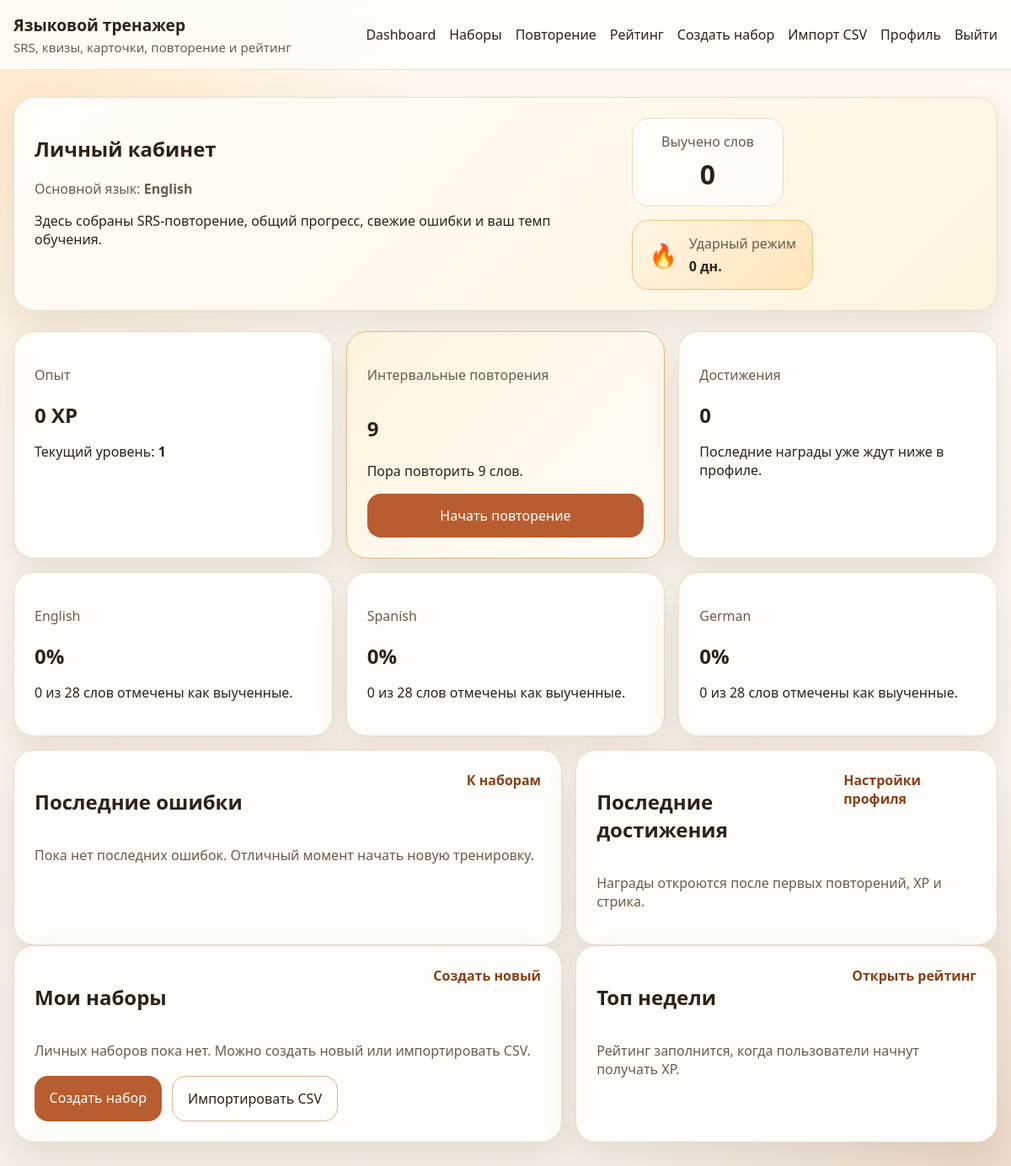
The page /dashboard/ (signed in) on the database its author committed.
### trainer/models.py (models this page shows, shortened)
class Profile(models.Model):
    user = models.OneToOneField(User, on_delete=models.CASCADE, related_name="profile")
    target_language = models.CharField(
        max_length=2,
        choices=LanguageChoices.choices,
        blank=True,
        default="",
    )
    total_xp = models.BigIntegerField(default=0)
    streak_count = models.IntegerField(default=0)
    last_activity_date = models.DateField(null=True, blank=True)
    reminders_enabled = models.BooleanField(default=True)
    reminder_channel = models.CharField(
        max_length=32,
        choices=ReminderChannel.choices,
        default=ReminderChannel.WEBHOOK,
    )
    reminder_webhook_url = models.URLField(blank=True, default="")
    @property
    def level(self) -> int:
        for level, min_xp in settings.LEVEL_THRESHOLDS:
            if self.total_xp >= min_xp:
                return level
        return 1

### trainer/views.py (the view)
# urls.py: path("dashboard/", DashboardView.as_view(), name="dashboard"),
class DashboardView(LoginRequiredMixin, TemplateView):
    template_name = "trainer/dashboard.html"
    def get_context_data(self, **kwargs) -> dict:
        context = super().get_context_data(**kwargs)
        seed_default_achievements()
        profile, _ = Profile.objects.get_or_create(user=self.request.user)
        accessible_decks = get_accessible_decks(self.request.user)
        owned_decks = accessible_decks.filter(owner=self.request.user).annotate(word_count=Count("words"))
        earned_achievements = self.request.user.earned_achievements.select_related("achievement")[:5]
        context.update(
            {
                "profile": profile,
                "learned_total": UserWordProgress.objects.filter(
                    user=self.request.user,
                    is_learned=True,
                ).count(),
                "language_progress": build_language_progress(self.request.user),
                "recent_mistakes": get_recent_mistakes(self.request.user),
                "owned_decks": owned_decks,
                "due_review_count": get_due_review_count(self.request.user),
                "level": profile.level,
                "earned_achievements": earned_achievements,
                "leaderboard_preview": get_leaderboard("weekly")[:5],
            }
        )
        return context

### trainer/services.py (called while the page is built, shortened)
def get_accessible_decks(user, language: str | None = None):
    queryset = Deck.objects.filter(Q(owner__isnull=True) | Q(owner=user))
    if language:
        queryset = queryset.filter(language=language)
    return queryset

def seed_default_achievements() -> None:
    for achievement_data in DEFAULT_ACHIEVEMENTS:
        Achievement.objects.update_or_create(
            code=achievement_data["code"],
            defaults=achievement_data,
        )

def get_due_review_words(user):
    now = timezone.now()
    decks = get_accessible_decks(user)
    return Word.objects.filter(deck__in=decks, user_progress__user=user, user_progress__next_review__lte=now).select_related(
        "deck"
    )

def get_due_review_count(user) -> int:
    return get_due_review_words(user).count()

def build_language_progress(user) -> list[dict[str, object]]:
    language_progress = []
    for code, label in LanguageChoices.choices:
        decks = get_accessible_decks(user, language=code)
        total_words = Word.objects.filter(deck__in=decks).count()
        learned_words = UserWordProgress.objects.filter(
            user=user,
            word__deck__in=decks,
            is_learned=True,
        ).count()
        percentage = int((learned_words / total_words) * 100) if total_words else 0
        language_progress.append(
            {
                "code": code,
                "label": label,
                "total_words": total_words,
                "learned_words": learned_words,
                "percentage": percentage,
            }
        )
    return language_progress

def get_recent_mistakes(user):
    latest_scored_log = (
        SessionLog.objects.filter(user=user, mode__in=SCORING_MODES)
        .select_related("deck", "word")
        .order_by("-created_at")
        .first()
    )
    if not latest_scored_log:
        return SessionLog.objects.none()

### templates/trainer/dashboard.html (shortened to what this page needs)
{% extends "base.html" %}
{% block content %}
<section class="hero card">
    <div class="section-row">
        <div>
            <h1>Личный кабинет</h1>
            <p class="muted">Основной язык: <strong>{{ profile.get_target_language_display|default:"не выбран" }}</strong></p>
            <p>Здесь собраны SRS-повторение, общий прогресс, свежие ошибки и ваш темп обучения.</p>
        </div>
        <div class="hero-actions">
            <div class="stats-highlight">
                <span class="stats-label">Выучено слов</span>
                <strong class="stats-value">{{ learned_total }}</strong>
            </div>
            <div class="streak-card">
                <span class="streak-flame">🔥</span>
                <div>
                    <div class="stats-label">Ударный режим</div>
                    <strong>{{ profile.streak_count }} дн.</strong>
                </div>
            </div>
        </div>
    </div>
</section>
<section class="stats-grid dashboard-top-grid">
    <article class="card stat-card">
        <p class="muted">Опыт</p>
        <h2>{{ profile.total_xp }} XP</h2>
        <p>Текущий уровень: <strong>{{ level }}</strong></p>
    </article>
    <article class="card stat-card review-cta {% if due_review_count %}review-cta-active{% endif %}">
        <p class="muted">Интервальные повторения</p>
        <h2>{{ due_review_count }}</h2>
        {% if due_review_count %}
            <p>Пора повторить {{ due_review_count }} слов.</p>
            <a class="button" href="{% url 'review-start' %}">Начать повторение</a>
        {% else %}
            <p>Сегодня очередь повторения пустая. Можно пройти обычную тренировку.</p>
            <a class="button secondary" href="{% url 'deck-list' %}">К наборам</a>
        {% endif %}
    </article>
    <article class="card stat-card">
        <p class="muted">Достижения</p>
        <h2>{{ earned_achievements|length }}</h2>
        <p>Последние награды уже ждут ниже в профиле.</p>
    </article>
</section>
<section class="stats-grid">
    {% for item in language_progress %}
        <article class="card stat-card">
            <p class="muted">{{ item.label }}</p>
            <h2>{{ item.percentage }}%</h2>
            <p>{{ item.learned_words }} из {{ item.total_words }} слов отмечены как выученные.</p>
        </article>
    {% endfor %}
</section>
<section class="content-grid">
    <article class="card">
        <div class="section-row">
            <h2>Последние ошибки</h2>
            <a class="inline-link" href="{% url 'deck-list' %}">К наборам</a>
        </div>
        {% if recent_mistakes %}
            <div class="table-wrap">
                <table class="data-table">
                    <thead>
                        <tr>
                            <th>Слово</th>
                            <th>Правильный ответ</th>
                            <th>Режим</th>
                            <th>Набор</th>
                        </tr>
                    </thead>
                    <tbody>
                        {% for log in recent_mistakes %}
                            <tr>
                                <td>{{ log.word.text }}</td>
                                <td>{{ log.word.translation }}</td>
                                <td>{{ log.get_mode_display }}</td>
                                <td>{{ log.deck.title }}</td>
                            </tr>
                        {% endfor %}
                    </tbody>
                </table>
            </div>
        {% else %}
            <p class="muted">Пока нет последних ошибок. Отличный момент начать новую тренировку.</p>
        {% endif %}
    </article>
    <article class="card">
        <div class="section-row">
            <h2>Последние достижения</h2>
            <a class="inline-link" href="{% url 'profile' %}">Настройки профиля</a>
        </div>
        {% if earned_achievements %}
            <div class="mini-list">
                {% for user_achievement in earned_achievements %}
                    <div class="mini-list-item">
                        <div>
                            <strong>{{ user_achievement.achievement.title }}</strong>
                            <p class="muted">{{ user_achievement.achievement.description }}</p>
                        </div>
                        <span class="pill pill-public">Новая награда</span>
                    </div>
                {% endfor %}
            </div>
        {% else %}
            <p class="muted">Награды откроются после первых повторений, XP и стрика.</p>
        {% endif %}
    </article>
</section>
<section class="content-grid">
    <article class="card">
        <div class="section-row">
            <h2>Мои наборы</h2>
            <a class="inline-link" href="{% url 'deck-create' %}">Создать новый</a>
        </div>
        {% if owned_decks %}
            <div class="mini-list">
                {% for deck in owned_decks %}
                    <div class="mini-list-item">
                        <div>
                            <strong>{{ deck.icon }} {{ deck.title }}</strong>
                            <p class="muted">{{ deck.get_language_display }} · {{ deck.word_count }} слов</p>
                        </div>
                        <a class="button secondary compact" href="{% url 'deck-edit' deck.id %}">Редактировать</a>
                    </div>
                {% endfor %}
            </div>
        {% else %}
            <p class="muted">Личных наборов пока нет. Можно создать новый или импортировать CSV.</p>
            <div class="button-group">
                <a class="button" href="{% url 'deck-create' %}">Создать набор</a>
                <a class="button secondary" href="{% url 'deck-import' %}">Импортировать CSV</a>
            </div>
        {% endif %}
    </article>
    <article class="card">
        <div class="section-row">
            <h2>Топ недели</h2>
            <a class="inline-link" href="{% url 'leaderboard' %}?period=weekly">Открыть рейтинг</a>
        </div>
        {% if leaderboard_preview %}
            <div class="mini-list">
                {% for row in leaderboard_preview %}
                    <a class="mini-list-item leaderboard-row-link" href="{% url 'public-profile' row.user_id %}">
                        <div>
                            <strong>#{{ row.rank }} {{ row.username }}</strong>
                            <p class="muted">Уровень {{ row.level }} · Стрик {{ row.streak_count }}</p>
                        </div>
                        <strong>{{ row.xp }} XP</strong>
                    </a>
                {% endfor %}
            </div>
        {% else %}
            <p class="muted">Рейтинг заполнится, когда пользователи начнут получать XP.</p>
        {% endif %}
    </article>
</section>
{% endblock %}

### static/css/styles.css (style rules this page uses)
:root { --bg: #f6f1e8; --panel: #fffdf9; --panel-strong: #fff4df; --line: #eadbc8; --line-strong: #d7b894; --text: #2d2218; --muted: #6c5a4c; --accent: #b75d2f; --accent-dark: #874019; --success: #e2f5e8; --success-text: #235b34; --error: #fde8e4; --error-text: #8f3121; --info: #e7f0ff; --info-text: #234c8b; --public: #ebf6ee; --private: #fff1db; --shadow: 0 18px 40px rgba(94, 64, 36, 0.12); }
* { box-sizing: border-box; }
body { margin: 0; font-family: "Segoe UI", Tahoma, sans-serif; color: var(--text); background: radial-gradient(circle at top left, rgba(255, 214, 153, 0.5), transparent 28%), radial-gradient(circle at bottom right, rgba(183, 93, 47, 0.16), transparent 25%), linear-gradient(180deg, #fff9f1 0%, var(--bg) 100%); min-height: 100vh; }
a { color: inherit; text-decoration: none; }
.card { background: var(--panel); border: 1px solid rgba(234, 219, 200, 0.95); border-radius: 24px; padding: 1.5rem; box-shadow: var(--shadow); }
.hero { margin-bottom: 1.5rem; background: linear-gradient(135deg, var(--panel) 0%, var(--panel-strong) 100%); }
.section-row { display: flex; justify-content: space-between; align-items: flex-start; gap: 1rem; }
.stats-highlight { min-width: 180px; background: rgba(255, 255, 255, 0.7); border: 1px solid var(--line); border-radius: 20px; padding: 1rem 1.2rem; text-align: center; }
.stats-label { display: block; color: var(--muted); margin-bottom: 0.35rem; }
.stats-value { font-size: 2rem; }
.hero-actions { display: flex; gap: 1rem; align-items: stretch; flex-wrap: wrap; }
.streak-card { display: flex; align-items: center; gap: 0.85rem; min-width: 180px; background: linear-gradient(135deg, #fff6e5 0%, #ffe4b8 100%); border: 1px solid #efc17c; border-radius: 20px; padding: 1rem 1.2rem; }
.streak-flame { font-size: 1.7rem; }
.stats-grid, .deck-grid, .content-grid { display: grid; gap: 1rem; }
.stats-grid { grid-template-columns: repeat(auto-fit, minmax(220px, 1fr)); margin-bottom: 1rem; }
.dashboard-top-grid { align-items: stretch; }
.content-grid { grid-template-columns: 1.3fr 1fr; }
.stat-card h2, .deck-card h2 { margin-bottom: 0.4rem; }
.review-strip-active, .review-cta-active { background: linear-gradient(135deg, #fff3de 0%, #fffdf8 100%); border-color: #e2b781; }
.review-cta { display: flex; flex-direction: column; justify-content: space-between; }
.option-button, .button, .link-button { border: none; border-radius: 16px; padding: 0.95rem 1.1rem; font: inherit; cursor: pointer; transition: transform 0.18s ease, background-color 0.18s ease, color 0.18s ease, border-color 0.18s ease; }
.option-button, .button { background: var(--accent); color: #fff; text-align: center; }
.secondary { background: transparent; border: 1px solid var(--line-strong); color: var(--text); }
.inline-link { color: var(--accent-dark); font-weight: 700; }
.muted, .field-help { color: var(--muted); }
.button-group { display: flex; gap: 0.8rem; flex-wrap: wrap; margin-top: 1.2rem; }

### rows shown on the page
Profile: target_language "English", streak_count "0", total_xp "0"

### other values the page prints
{{ learned_total }} "0"
{{ level }} "1"
{{ due_review_count }} "9"
{{ earned_achievements|length }} "0"
{{ item.label }} "English" "Spanish" "German"
{{ item.percentage }} "0" "0" "0"
{{ item.learned_words }} "0" "0" "0"
{{ item.total_words }} "28" "28" "28"
